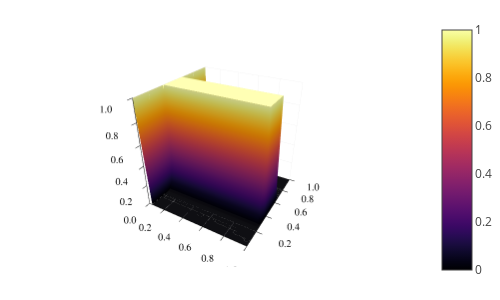

The notebook cell this image was saved under:
### Code cell
plot(I,J,a,seriestype=:surface,xlim=(1/M,1),ylim=(1/M,1),zlim=(0,1),size=(500,300))

### Figure 1 — Plotly figure (JSON) as saved in the notebook; plotly's stock layout.template omitted (floating-point values rounded to 4 significant figures; data arrays with more than 128 entries replaced by an {"elided": "..."} marker saying what was removed)
{"data": [{"colorbar": {"title": ""}, "colorscale": {"elided": "256x2 mixed values"}, "hoverinfo": "none", "name": "y1", "opacity": null, "scene": "scene", "showlegend": false, "showscale": true, "type": "surface", "x": [0.03125, 0.0625, 0.09375, 0.125, 0.1562, 0.1875, 0.2188, 0.25, 0.2812, 0.3125, 0.3438, 0.375, 0.4062, 0.4375, 0.4688, 0.5, 0.5312, 0.5625, 0.5938, 0.625, 0.6562, 0.6875, 0.7188, 0.75, 0.7812, 0.8125, 0.8438, 0.875, 0.9062, 0.9375, 0.9688, 1], "xaxis": "x", "y": [0.03125, 0.0625, 0.09375, 0.125, 0.1562, 0.1875, 0.2188, 0.25, 0.2812, 0.3125, 0.3438, 0.375, 0.4062, 0.4375, 0.4688, 0.5, 0.5312, 0.5625, 0.5938, 0.625, 0.6562, 0.6875, 0.7188, 0.75, 0.7812, 0.8125, 0.8438, 0.875, 0.9062, 0.9375, 0.9688, 1], "yaxis": "y", "z": {"elided": "32x32 float values"}, "zaxis": "z", "zmax": 1, "zmin": 0}], "layout": {"annotations": [], "height": 300, "legend": {"bgcolor": "rgba(255, 255, 255, 1.000)", "bordercolor": "rgba(0, 0, 0, 1.000)", "borderwidth": 1, "font": {"color": "rgba(0, 0, 0, 1.000)", "family": "sans-serif", "size": 11}, "title": {"font": {"color": "rgba(0, 0, 0, 1.000)", "family": "sans-serif", "size": 15}, "text": ""}, "tracegroupgap": 0, "traceorder": "normal", "x": 1, "xanchor": "auto", "y": 1, "yanchor": "auto"}, "margin": {"b": 20, "l": 0, "r": 0, "t": 20}, "paper_bgcolor": "rgba(255, 255, 255, 1.000)", "plot_bgcolor": "rgba(255, 255, 255, 1.000)", "scene": {"camera": {"eye": {"x": 1.126, "y": -1.95, "z": 1.3}}, "domain": {"x": [0.06121, 0.9921], "y": [0.05016, 0.9869]}, "xaxis": {"gridcolor": "rgba(0, 0, 0, 0.100)", "gridwidth": 0.5, "linecolor": "rgba(0, 0, 0, 1.000)", "mirror": false, "range": [0.03125, 1], "showgrid": true, "showline": true, "showticklabels": true, "tickangle": 0, "tickcolor": "rgb(0, 0, 0)", "tickfont": {"color": "rgba(0, 0, 0, 1.000)", "family": "sans-serif", "size": 11}, "tickmode": "array", "ticks": "inside", "ticktext": ["0.2", "0.4", "0.6", "0.8", "1.0"], "tickvals": [0.2, 0.4, 0.6, 0.8, 1], "title": "", "titlefont": {"color": "rgba(0, 0, 0, 1.000)", "family": "sans-serif", "size": 15}, "type": "-", "visible": true, "zeroline": false, "zerolinecolor": "rgba(0, 0, 0, 1.000)"}, "yaxis": {"gridcolor": "rgba(0, 0, 0, 0.100)", "gridwidth": 0.5, "linecolor": "rgba(0, 0, 0, 1.000)", "mirror": false, "range": [0.03125, 1], "showgrid": true, "showline": true, "showticklabels": true, "tickangle": 0, "tickcolor": "rgb(0, 0, 0)", "tickfont": {"color": "rgba(0, 0, 0, 1.000)", "family": "sans-serif", "size": 11}, "tickmode": "array", "ticks": "inside", "ticktext": ["0.2", "0.4", "0.6", "0.8", "1.0"], "tickvals": [0.2, 0.4, 0.6, 0.8, 1], "title": "", "titlefont": {"color": "rgba(0, 0, 0, 1.000)", "family": "sans-serif", "size": 15}, "type": "-", "visible": true, "zeroline": false, "zerolinecolor": "rgba(0, 0, 0, 1.000)"}, "zaxis": {"gridcolor": "rgba(0, 0, 0, 0.100)", "gridwidth": 0.5, "linecolor": "rgba(0, 0, 0, 1.000)", "mirror": false, "range": [0, 1], "showgrid": true, "showline": true, "showticklabels": true, "tickangle": 0, "tickcolor": "rgb(0, 0, 0)", "tickfont": {"color": "rgba(0, 0, 0, 1.000)", "family": "sans-serif", "size": 11}, "tickmode": "array", "ticks": "inside", "ticktext": ["0.0", "0.2", "0.4", "0.6", "0.8", "1.0"], "tickvals": [0, 0.2, 0.4, 0.6, 0.8, 1], "title": "", "titlefont": {"color": "rgba(0, 0, 0, 1.000)", "family": "sans-serif", "size": 15}, "type": "-", "visible": true, "zeroline": false, "zerolinecolor": "rgba(0, 0, 0, 1.000)"}}, "showlegend": true, "width": 500}}
